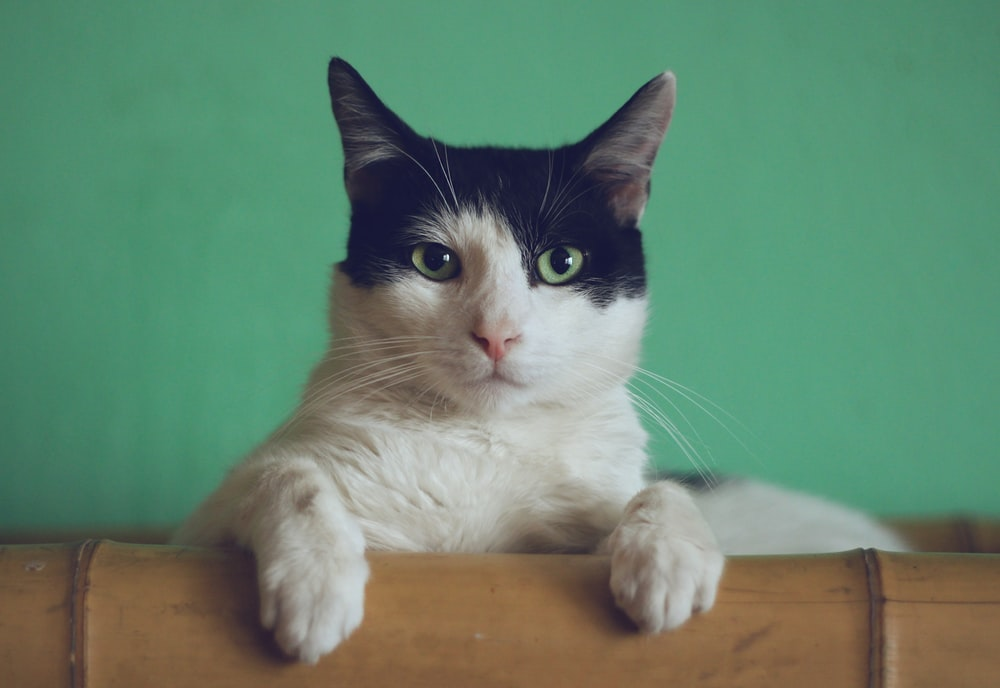
#> input picture L2_HW/image1.png, 1000 x 688 px
$ python code.py image1.png 5
#> lines starting #> are read from the running program, lines starting #| are printed output that depends on the picture
# Otsu's algorithm

'''
Asssumptions:
1) Object will be present at the center of the image.
2) Boundary pixels are likely to be the background.
'''

import cv2
import sys
import copy


def get_frequency_distribution(grayImage):
	'''
	returns a mapping of pixel values with their frequency in the grayImage of original Inamge
	'''
	rows, cols = grayImage.shape

	frequency = [0] * 256 # index denotes the pixel values so frequency[i] denotes the count of pixels of value i in the grayImage

	for row in range(rows):
		for col in range(cols):
			frequency[grayImage[row][col]] += 1

	return frequency


def calculate_variance(frequency, start, end):
	'''
	'end' not inclusive in the range
	'''
	mean = 0
	count = 0 # number of pixel in given range

	for i in range(start, end):
		mean += frequency[i] * i
		count += frequency[i]

	variance = 0
	for i in range(start, end):
		variance += ((mean - i) ** 2) * frequency[i]

	if count != 0:
		variance /= count
	return (count, variance)


def apply_assumption1(grayImage, min_threshold):
	'''
	Assumption: Object will be present at the center of the image.
	1) Considere the rectangle whose length and width are ⅕ of given image dimensions and its center coincides with that of the given image’s center.
	2) Find the median of the pixels which are present in that rectangle. Let it is denoted by the median_pixel.
	3) If median_pixel lies to the left of the min_threshold then the left side is foreground otherwise the right side is foreground
	Note: This function will return which side is background.
	'''

	print("Using Assumption 1")
	rows, cols = grayImage.shape

	center_x, center_y = rows // 2, cols // 2

	# length and breadth are 20% of the original image
	l_box = int(0.2 * cols)
	b_box = int(0.2 * rows)

	#(x, y) denotes the top left coordinate of the rectangle we are considering
	x = center_x - b_box // 2
	y = center_y - l_box // 2

	count = 0 # count number of pixels in the sub-rectangle
	arr = [] # store the pixel values in the sub-rectangle

	for i in range(x, x + l_box):
		for j in range(y, y + b_box):
			arr.append(grayImage[i][j])
			count += 1

	arr.sort()
	median_pixel = arr[count // 2]

	if median_pixel <= min_threshold:
		return "right" # we are returning which side will be background

	return "left"


def apply_assumption2(grayImage, min_threshold):
	'''
	Assumption: Boundary pixels are likely to be the background.
	1) We will take frame of 10% on borders to be part of background
	2) We will find median of pixel in that frame decide accordingly on which side of min_threashold that lies
	3) If median_pixel lies to the left of the min_threshold then the left side is background otherwise the right side is the background.
	'''
	print("Using Assumption 2")
	rows, cols = grayImage.shape

	left = int(0.1 * cols)
	right = int(0.9 * cols)
	up = int(0.1 * rows)
	down = int(0.9 * rows)

	count = 0 # count number of pixels in the border part
	arr = [] # store the pixel values in the border

	for row in range(rows):
		for col in range(cols):
			pixel = grayImage[row][col]
			if row <= up or row >= down or col <= left or col >= right: # if cell lies in the border part
				count += 1
				arr.append(pixel)

	arr.sort()
	median_pixel = arr[count // 2]

	if median_pixel <= min_threshold:
		return "left"

	return "right"


def extract_foreground(grayImage, originalImage, min_threshold, assumption):
	rows, cols = grayImage.shape

	# choose whohc assumption to apply
	if assumption == 2:
		background_side = apply_assumption2(grayImage, min_threshold)
	else:
		background_side = apply_assumption1(grayImage, min_threshold)

	for row in range(rows):
		for col in range(cols):
			if (grayImage[row][col] <= min_threshold and background_side == "left") or (grayImage[row][col] >= min_threshold and background_side == "right"):
				originalImage[row][col][0] = 255 # blue
				originalImage[row][col][1] = 0 # green
				originalImage[row][col][2] = 0 # red

	cv2.imshow('gray', originalImage)
	cv2.waitKey()
	cv2.destroyAllWindows()


def otsu(originalImage, assumption):
	'''
	Apply Otsu Algorithm on given Image
	'''
	grayImage = cv2.cvtColor(originalImage, cv2.COLOR_BGR2GRAY)
	frequency = get_frequency_distribution(grayImage) # a mapping of pixel values with their frequency in the grayImage of original Inamge

	min_threshold = 0
	min_variance = 10**100

	for i in range(1, 255):
		w0, v0 = calculate_variance(frequency, 0, i)
		w1, v1 = calculate_variance(frequency, i, 256)
		weighted_variance = w0 * v0 + w1 * v1

		if weighted_variance < min_variance or i == 1:
			min_variance = weighted_variance
			min_threshold = i


	print("Minimum Threshold =", min_threshold)
	extract_foreground(grayImage, originalImage, min_threshold, assumption)


if __name__ == '__main__':

	if len(sys.argv) != 3:
		print("Usage: python3 <script_name.py> <path_of_image> <assumption>")
		exit(0)

	image_name = sys.argv[1]
	assumption = min(2, int(sys.argv[2]))

	originalImage = cv2.imread(image_name) # original image is assumed to be colored
#> originalImage is the input picture: shape (688, 1000, 3); mean B, G, R 109.8, 132.2, 100.6

	otsu(copy.deepcopy(originalImage), assumption)
#> in otsu, `grayImage = cv2.cvtColor(originalImage, cv2.COLOR_BGR2GRAY)`:
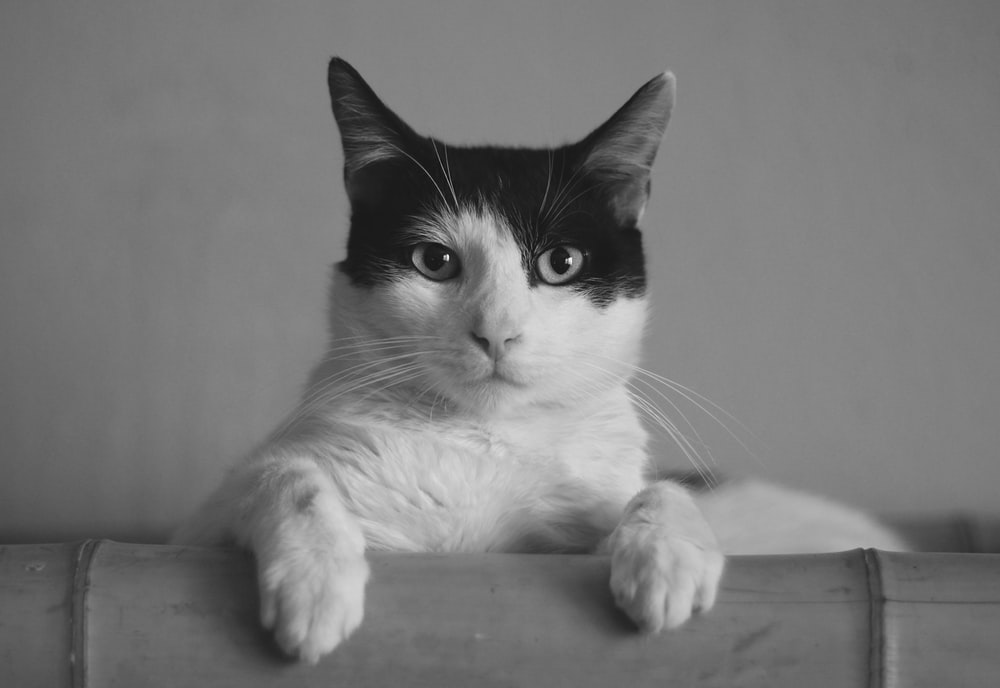
#> grayImage: shape (688, 1000); min 2, max 250, mean 120.2
#> in otsu, `frequency = get_frequency_distribution(grayImage)`: frequency = 256 values, max 27673 at index 129, min 0 at index 0, mean 2687.5
#> the loop in otsu, `for i in range(1, 255):` made 254 passes
#> (w0, v0, w1, v1, min_variance) on passes 1, 3, 5, 7, 10, 11, 12, 13, 14, 15, 16, 17: (0, 0, 688000, 6.84e+15, 4.7e+21), (1, 0, 687999, 6.84e+15, 4.7e+21), (2, 10, 687998, 6.84e+15, 4.7e+21), (3, 66.67, 687997, 6.84e+15, 4.7e+21), (5, 583.6, 687995, 6.84e+15, 4.7e+21), (6, 1119.7, 687994, 6.84e+15, 4.7e+21), (7, 1920.6, 687993, 6.84e+15, 4.7e+21), (10, 6142.3, 687990, 6.84e+15, 4.7e+21), (14, 16671.4, 687986, 6.84e+15, 4.7e+21), (20, 44892.2, 687980, 6.84e+15, 4.7e+21), (28, 109407, 687972, 6.84e+15, 4.7e+21), (41, 288982.7, 687959, 6.84e+15, 4.7e+21)
#> after the loop in otsu, `for i in range(1, 255):`: min_threshold = 127; min_variance = 1.16e+21
#| Minimum Threshold = 127
#> after the loop in apply_assumption2, `for row in range(rows):`: arr = 248550 items; count = 248550
#> in apply_assumption2, `median_pixel = arr[count // 2]`: median_pixel = 115
#> in extract_foreground, `background_side = apply_assumption2(grayImage, min_threshold)`: background_side = 'left'
#> after the loop in extract_foreground, `for row in range(rows):`:
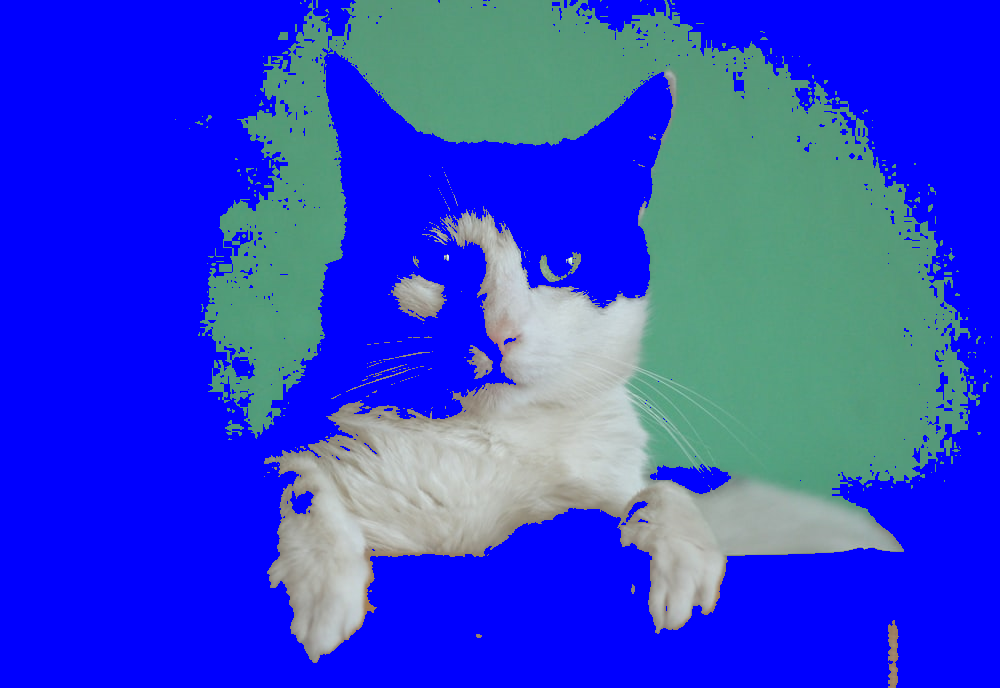
#> originalImage: shape (688, 1000, 3); mean B, G, R 208.6, 66.6, 47.8

$ run again, on L2_HW/image3.png
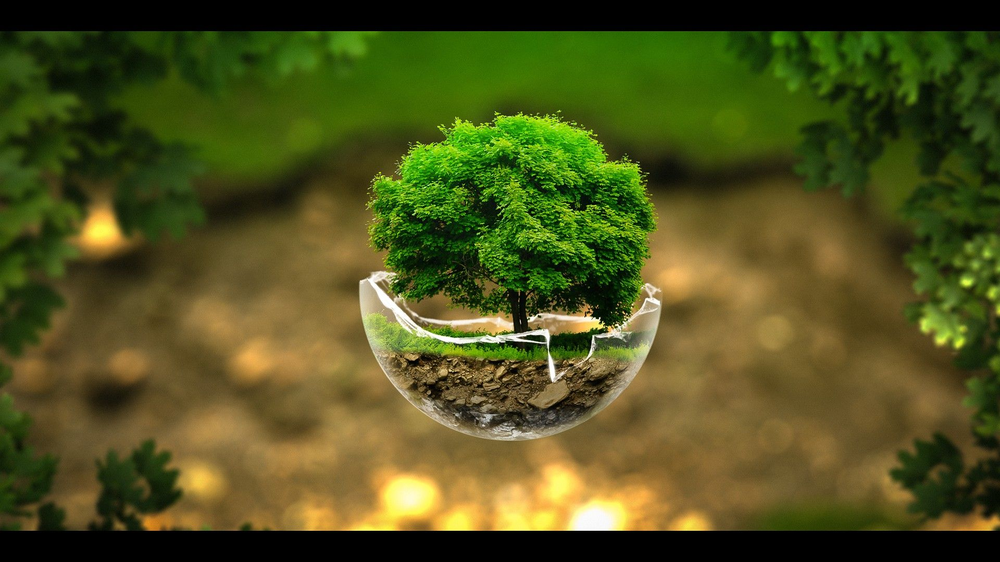
#> input picture L2_HW/image3.png, 1000 x 562 px, shrunk from 1920 x 1080 before the run
#> originalImage is the input picture: shape (562, 1000, 3); mean B, G, R 28.7, 81.9, 79
#> in otsu, `grayImage = cv2.cvtColor(originalImage, cv2.COLOR_BGR2GRAY)`:
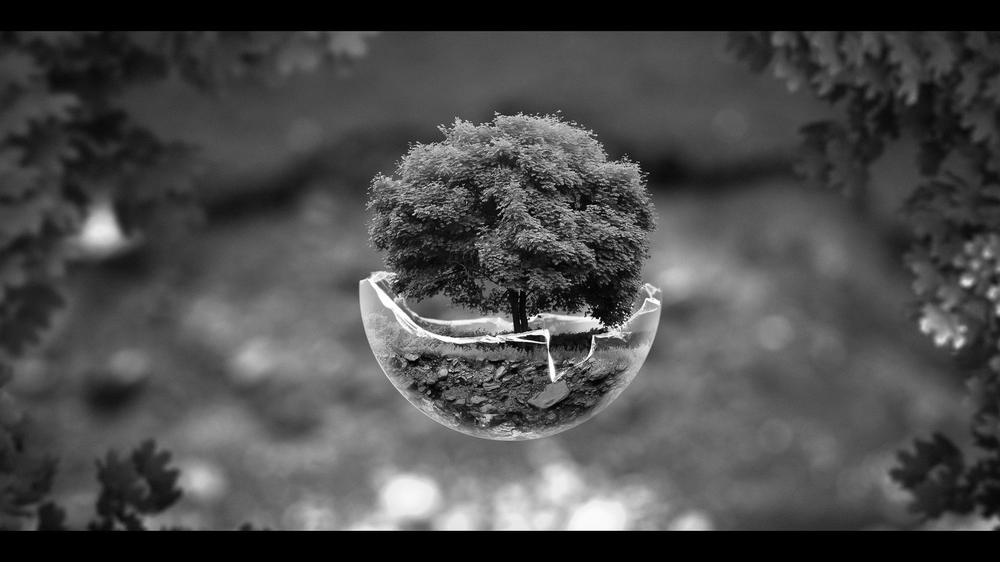
#> grayImage: shape (562, 1000); min 0, max 255, mean 75
#> in otsu, `frequency = get_frequency_distribution(grayImage)`: frequency = 256 values, max 55001 at index 0, min 88 at index 5, mean 2195.3
#> the loop in otsu, `for i in range(1, 255):` made 254 passes
#> (w0, v0, w1, v1, min_variance) on passes 1 to 8: (55001, 0, 506999, 1.78e+15, 9e+20), (59993, 24919233.3, 502007, 1.78e+15, 8.91e+20), (61552, 65769963.1, 500448, 1.78e+15, 8.88e+20), (61984, 88469981.5, 500016, 1.78e+15, 8.88e+20), (62153, 101643453.4, 499847, 1.78e+15, 8.87e+20), (62241, 110708926.8, 499759, 1.78e+15, 8.87e+20), (62401, 131832099, 499599, 1.77e+15, 8.87e+20), (62600, 165760329.5, 499400, 1.77e+15, 8.86e+20)
#> after the loop in otsu, `for i in range(1, 255):`: min_threshold = 88; min_variance = 2.32e+20
#| Minimum Threshold = 88
#> after the loop in apply_assumption2, `for row in range(rows):`: arr = 204048 items; count = 204048
#> median_pixel = 45
#> background_side = 'left'
#> after the loop in extract_foreground, `for row in range(rows):`:
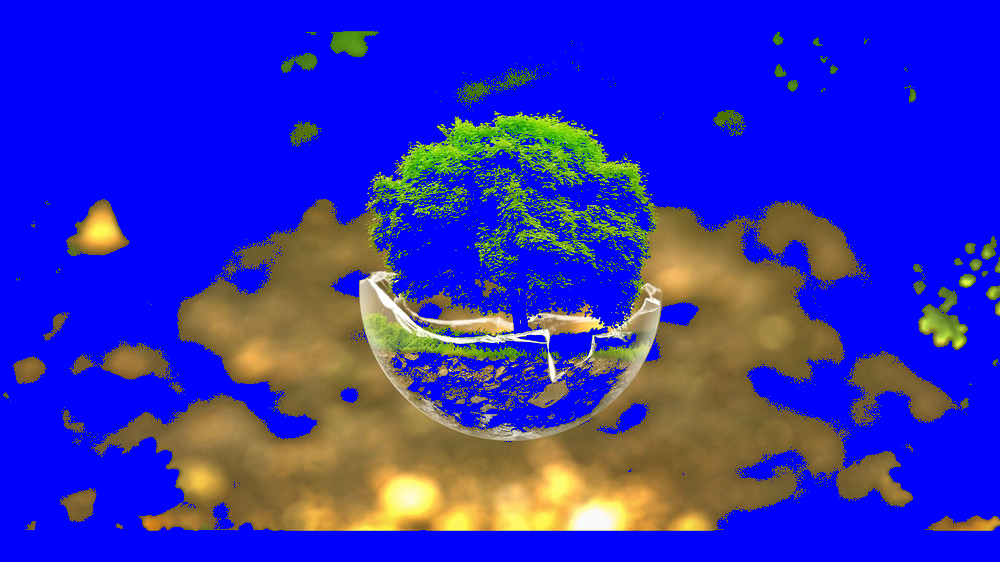
#> originalImage: shape (562, 1000, 3); mean B, G, R 188.6, 43.9, 49

$ run again, on L2_HW/image4.png
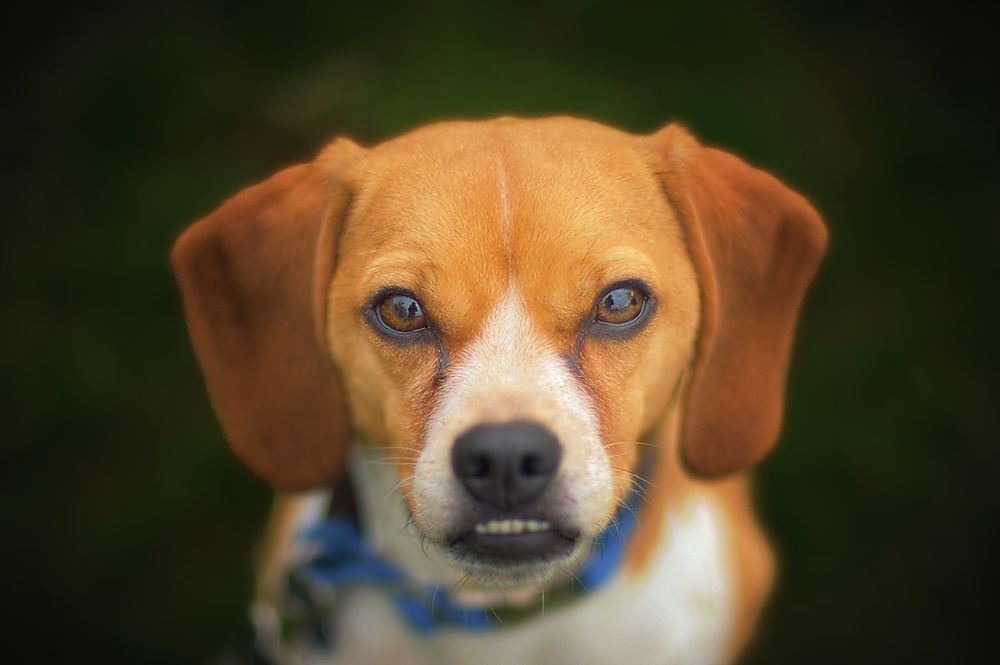
#> input picture L2_HW/image4.png, 1000 x 665 px, shrunk from 1500 x 998 before the run
#> originalImage is the input picture: shape (665, 1000, 3); mean B, G, R 41.7, 68, 82.1
#> in otsu, `grayImage = cv2.cvtColor(originalImage, cv2.COLOR_BGR2GRAY)`:
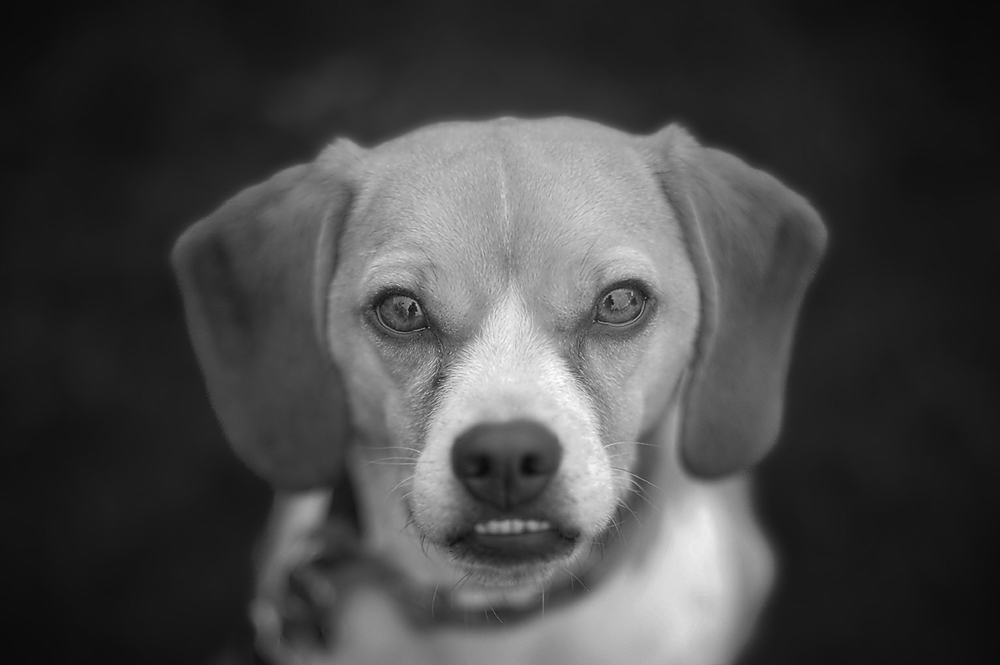
#> grayImage: shape (665, 1000); min 10, max 254, mean 69.2
#> in otsu, `frequency = get_frequency_distribution(grayImage)`: frequency = 256 values, max 23671 at index 25, min 0 at index 0, mean 2597.7
#> the loop in otsu, `for i in range(1, 255):` made 254 passes
#> (w0, v0, w1, v1, min_variance) on passes 1, 11, 12, 13, 14, 15, 16, 17: (0, 0, 665000, 2.12e+15, 1.41e+21), (222, 4884100, 664778, 2.12e+15, 1.41e+21), (2129, 537595431.5, 662871, 2.12e+15, 1.4e+21), (6453, 5.64e+09, 658547, 2.11e+15, 1.39e+21), (11377, 1.93e+10, 653623, 2.11e+15, 1.38e+21), (16487, 4.44e+10, 648513, 2.1e+15, 1.36e+21), (22307, 8.88e+10, 642693, 2.09e+15, 1.34e+21), (27998, 1.51e+11, 637002, 2.08e+15, 1.33e+21)
#> after the loop in otsu, `for i in range(1, 255):`: min_threshold = 96; min_variance = 2.98e+20
#| Minimum Threshold = 96
#> after the loop in apply_assumption2, `for row in range(rows):`: arr = 240731 items; count = 240731
#> median_pixel = 23
#> background_side = 'left'
#> after the loop in extract_foreground, `for row in range(rows):`:
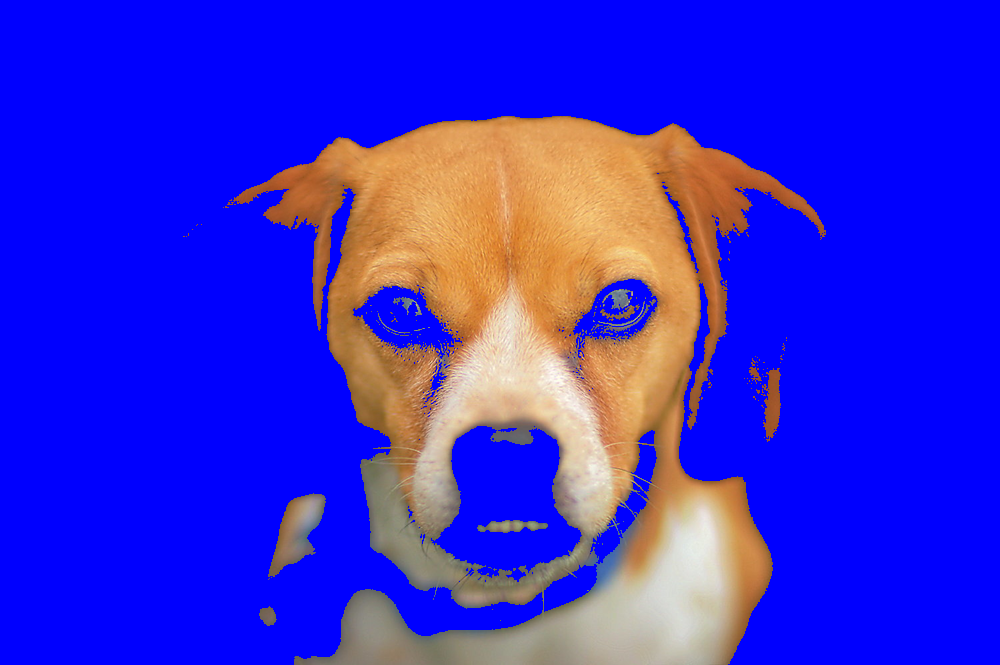
#> originalImage: shape (665, 1000, 3); mean B, G, R 212, 40.6, 53.1

$ run again, on L2_HW/image5.png
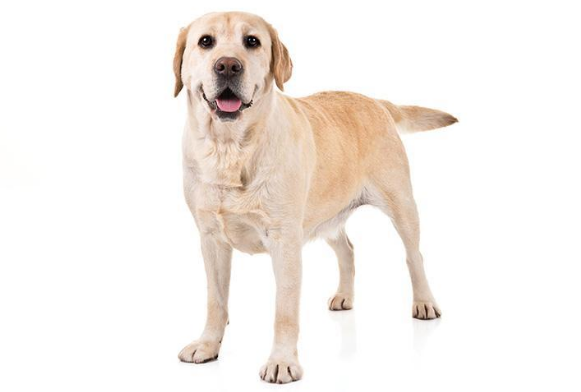
#> input picture L2_HW/image5.png, 581 x 392 px
#> originalImage is the input picture: shape (392, 581, 3); mean B, G, R 235.4, 240, 245.8
#> in otsu, `grayImage = cv2.cvtColor(originalImage, cv2.COLOR_BGR2GRAY)`:
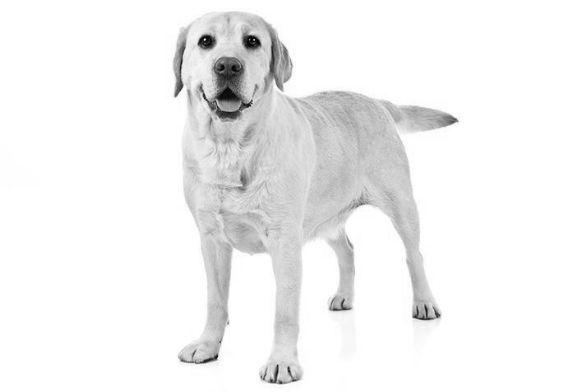
#> grayImage: shape (392, 581); min 1, max 255, mean 241.2
#> in otsu, `frequency = get_frequency_distribution(grayImage)`: frequency = 256 values, max 161436 at index 255, min 0 at index 0, mean 889.7
#> the loop in otsu, `for i in range(1, 255):` made 254 passes
#> (w0, v0, w1, v1, min_variance) on passes 1, 2, 4, 5, 6, 7, 8, 9: (0, 0, 227752, 3.02e+15, 6.87e+20), (2, 1, 227750, 3.02e+15, 6.87e+20), (9, 418.7, 227743, 3.02e+15, 6.87e+20), (13, 1296.9, 227739, 3.02e+15, 6.87e+20), (21, 5662.3, 227731, 3.02e+15, 6.87e+20), (32, 19733.6, 227720, 3.02e+15, 6.87e+20), (39, 35733.3, 227713, 3.02e+15, 6.87e+20), (55, 99951.7, 227697, 3.02e+15, 6.87e+20)
#> after the loop in otsu, `for i in range(1, 255):`: min_threshold = 254; min_variance = 3.15e+20
#| Minimum Threshold = 254
#> after the loop in apply_assumption2, `for row in range(rows):`: arr = 83296 items; count = 83296
#> median_pixel = 255
#> background_side = 'right'
#> after the loop in extract_foreground, `for row in range(rows):`:
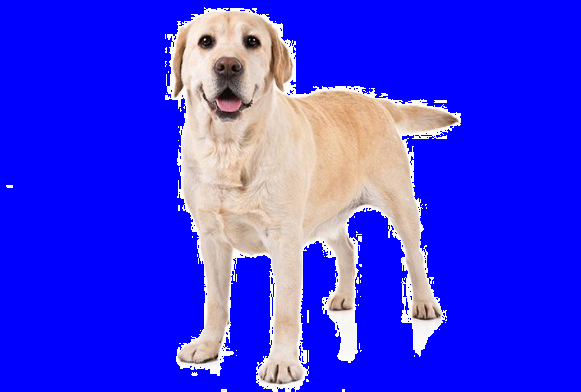
#> originalImage: shape (392, 581, 3); mean B, G, R 235.4, 52.4, 58.2
